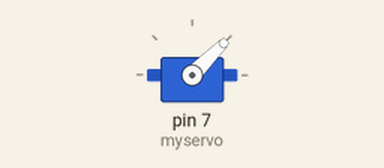
Simulated run of this sketch. Board: Arduino Uno, built with avr-gcc and run on an emulated ATmega328P. On the bench: servo.

Above: at 0.05 s.
At 4.05 s:
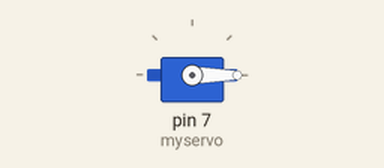
At 8.05 s:
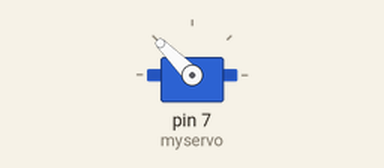
At 15.95 s:
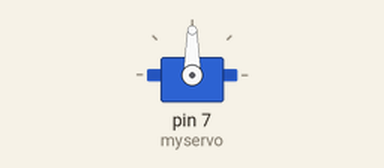
Timing chart, 0 to 20.8 s (numbered marks = the images above):
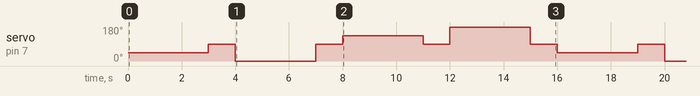

Measured:
- by itself, servo on pin 7 (myservo): repeats every 16.0 s: 0° 3.0 s, 90° 1.0 s, 135° 3.0 s, 90° 1.0 s, 180° 3.0 s, 90° 1.0 s, 45° 3.0 s, 90° 1.0 s

The sketch:

Servo_0_360_2.ino
```cpp
// (licence header left out)
#include <Servo.h>  //调用舵机库
   Servo myservo;  // 定义舵机对象
   void setup()
   {
      myservo.attach(7);  // 设置舵机控制针脚接数字7引脚
   }
   void loop()
  {
        myservo.write(45);  delay(3000); //占空比为1.0ms的PWM信号旋转约3秒时间
        myservo.write(90);  delay(1000); //占空比为1.5ms的PWM信号停止1秒

        myservo.write(0);   delay(3000); //占空比为0.5ms的PWM信号旋转约3秒时间
        myservo.write(90);  delay(1000); //占空比为1.5ms的PWM信号停止1秒

        myservo.write(135); delay(3000); //占空比为2.0ms的PWM信号旋转约3秒时间
        myservo.write(90);  delay(1000); //占空比为1.5ms的PWM信号停止1秒

        myservo.write(180); delay(3000); //占空比为2.5ms的PWM信号旋转约3秒时间
        myservo.write(90);  delay(1000); //占空比为1.5ms的PWM信号停止1秒
   }
```
